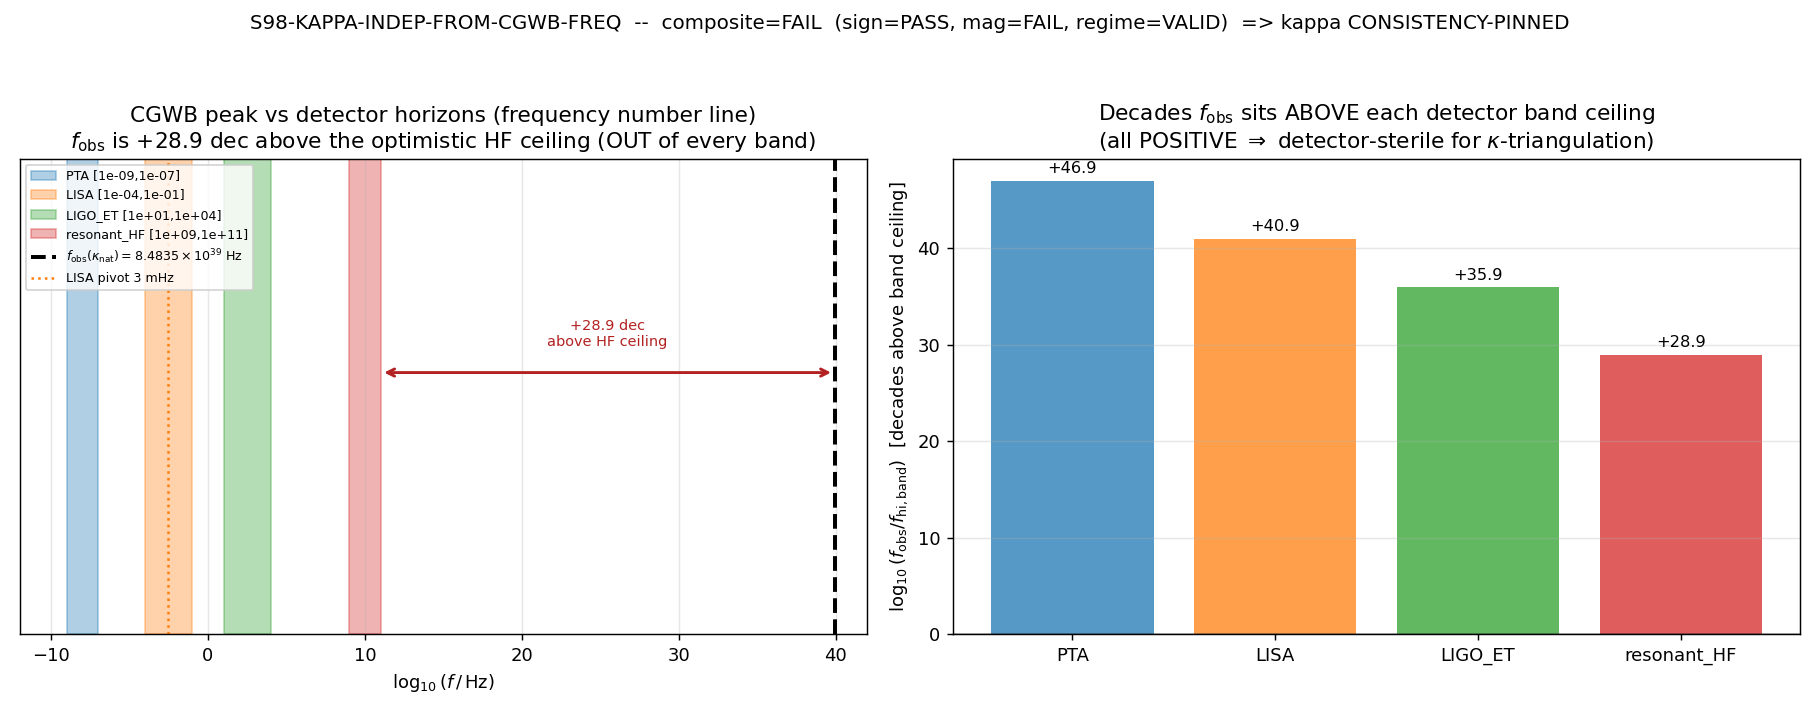

Here is the Python script that generated this plot:
#!/usr/bin/env python3
# -*- coding: utf-8 -*-
"""
S98-KAPPA-INDEP-FROM-CGWB-FREQ  (agent: mack-cosmic-bridge)
===========================================================
Test whether the CGWB peak FREQUENCY axis (f_obs proportional to kappa-scaling)
supplies a SECOND, dimensionally-independent seconds-scale that would upgrade
kappa from "consistency-pinned" (the S97-COOLING-BUDGET-KAPPA-PIN status) to
"independently-pinned."

THE QUESTION (plan session-98-plan-w4.md §W4-2):
  kappa is the M_KK^-1 -> SI-seconds normalization knob. The S97 cooling-budget
  gate established kappa is CONSISTENCY-pinned (= kappa_nat = hbar/(M_KK*GeV_to_J))
  but the recovery there is an IDENTITY forced by M_KK-unit consistency, NOT an
  independent triangulation. An INDEPENDENT seconds-scale would require a SECOND,
  dimensionally-distinct observable that depends on kappa and is MEASURABLE.
  The CGWB peak frequency f_obs proportional to kappa is exactly such a candidate
  axis: if a real GW detector could measure f_obs in its band, that measured
  frequency -> a measured seconds-scale independent of the cooling-budget pin,
  triangulating kappa.

  This gate tests the candidate: does f_obs(kappa_nat) = 8.4835e+39 Hz land in
  ANY existing/proposed GW detector horizon band? Set-membership across the union
  of {PTA, LISA, LIGO/ET, optimistic resonant-HF ceiling}.

  INFO/FAIL gate (plan §V.7: NO PASS branch):
    INFO iff f_obs IN any detector band -> kappa would be INDEPENDENTLY-pinnable.
    FAIL iff f_obs OUTSIDE ALL horizons -> kappa stays CONSISTENCY-PINNED.

SUBSTRATE FRAMING (phononic-framing.md):
  The CGWB peak IS a substrate observable -- the ACOUSTIC signature of the GGE
  relic's post-fold spectral reorganization. Its frequency flows FROM the fold
  van-Hove DOS (M_KK/(2pi) emission) through the redshift chain (a_fold/a_now),
  NOT a thermal-equilibrium CMB-style spectrum IN an expanding container. The
  arrow is:
      D_K spectrum -> fold van-Hove acoustic emission M_KK/(2pi)
                   -> redshift a_fold/a_now -> f_obs ~ 10^40 Hz.
  kappa enters f_obs MULTIPLICATIVELY (f_obs proportional to kappa), which is
  precisely WHY an in-band frequency WOULD pin kappa. But the substrate puts the
  peak ~10^40 Hz, far above every horizon (>=28.9 decades above the optimistic
  resonant-HF ceiling, 42.5 decades above the LISA pivot). A laboratory detector
  probes the deeply IR-tail mHz-GHz channels; the detector=tail separation is set
  by the kappa-scaling transport factor. So no independent kappa-pin exists from
  this axis; kappa stays consistency-pinned because the only frequency axis that
  depends on it lies beyond all detectors.
  NON-PHONONIC caveat: the gate's OBJECT is the kappa-determinacy (epistemic
  status of an emergent transport knob) + detector-reach arithmetic -- a
  methodology/observational-falsifier question, not a substrate excitation.

  CROSS-LINK (project_s96_w3_cgwb_flagship_retirement): the GW-detector CGWB
  flagship has been RETIRED (GW -> LSS migration); the live acoustic falsifier is
  the first-sound BAO ring, NOT a GW-detector signal. This gate makes the
  detector-sterility of the CGWB FREQUENCY axis (for kappa-triangulation) explicit
  and final.

Verdict rubric (per plan §W4-2 / gate-verdicts.md schema-v2 3-tuple collapse):
  This is a [SIGN] INFO/FAIL gate (no PASS token).
  sign_verdict     = PASS iff the predicted direction holds: log10(f_obs) >
                     log10(hi_max) for the highest band (f_obs strictly ABOVE the
                     top horizon edge), matching the substitution-chain prediction.
                     FAIL on direction mismatch.
  magnitude_verdict= INFO iff f_obs is a MEMBER of any band (would license
                     independently-pinned); FAIL iff f_obs is OUTSIDE all bands
                     (the predicted detector-sterile outcome). [NOTE the inversion
                     from a recovery gate: here "in-band" is the surprising INFO
                     outcome and "out-of-band" is the predicted FAIL.]
  regime_verdict   = VALID iff the frequency-vs-band arithmetic is well-defined
                     (f_obs finite, cross-check vs S97 npz matches, all band edges
                     positive-ordered).

Composite collapse (gate-verdicts.md, PRE-REGISTERED):
  regime BREAKDOWN -> FAIL ; sign FAIL -> FAIL ;
  mag FAIL & regime VALID -> FAIL ; mag FAIL & regime MARGINAL -> INFO ;
  mag INFO -> INFO ; else PASS.
  This gate has no PASS branch (mag is only INFO|FAIL), so composite collapses to
  FAIL (predicted: out-of-band) or INFO (surprise: in-band).

Inputs:
  computations/_shared/canonical_constants.py
      (f_obs_CGWB_peak_kappa_nat=8.4835e+39, M_KK_inv_seconds=8.860439881925477e-42,
       Omega_GW_acoustic_peak, GeV_to_J, M_KK, hbar_SI)
  computations/session-97/s97_omegagw_peak_height.npz
      (cross-check: f_peak_Hz=8.4835e+39, f_LISA_Hz=0.003, kappa_grid(121),
       kappa_nat=8.860439881925477e-42, kappa_robust=True; amplitude robust under
       kappa, frequency kappa-DEPENDENT -- the axis this gate tests)

Outputs:
  computations/session-98/s98_kappa_indep_from_cgwb_freq.npz
  computations/session-98/s98_kappa_indep_from_cgwb_freq.png
  verdict line + dual-SHA companion row + schema-v2 3-tuple row appended to
  computations/session-98/s98_gate_verdicts.txt
"""

import os
os.environ.setdefault("OMP_NUM_THREADS", "8")     # scalar set-membership arithmetic; CPU thread cap (no matrices, no GPU)
os.environ.setdefault("MKL_NUM_THREADS", "8")

import sys
import json
import hashlib
from pathlib import Path

import numpy as np
import matplotlib
matplotlib.use("Agg")
import matplotlib.pyplot as plt

# --- locate project root and canonical_constants ---
THIS = Path(__file__).resolve()
PROJECT_ROOT = THIS.parents[2]                                  # .../Ainulindale Exflation
SHARED = PROJECT_ROOT / "computations" / "_shared"
sys.path.insert(0, str(SHARED))

from canonical_constants import (                                # noqa: E402
    f_obs_CGWB_peak_kappa_nat,   # Hz; CGWB peak freq at substrate-natural kappa=hbar/M_KK (8.4835e+39)
    M_KK_inv_seconds,            # s; kappa_nat = hbar_SI/(M_KK*GeV_to_J) (8.860439881925477e-42)
    M_KK,                        # GeV; substrate compactification scale
    hbar_SI,                     # J*s
    GeV_to_J,                    # J/GeV
)

# ---------------------------------------------------------------------------
# Gate identity + machinery pins (PRDR; per plan §W4-2 machinery_pin_map)
# ---------------------------------------------------------------------------
GATE_ID    = "S98-KAPPA-INDEP-FROM-CGWB-FREQ"
SCHEME     = "FW"
CONVENTION = "ABSOLUTE"            # absolute frequencies in Hz
L_MAX      = "N/A"                 # no spectrum computation; arithmetic on a pinned frequency vs pinned bands

SESSION_98_DIR = PROJECT_ROOT / "computations" / "session-98"
VERDICT_TXT    = SESSION_98_DIR / "s98_gate_verdicts.txt"      # canonical path (gate-verdicts.md)
NPZ_OUT        = SESSION_98_DIR / "s98_kappa_indep_from_cgwb_freq.npz"
PNG_OUT        = SESSION_98_DIR / "s98_kappa_indep_from_cgwb_freq.png"

CANONICAL_PATH = SHARED / "canonical_constants.py"
S97_PEAK_NPZ   = PROJECT_ROOT / "computations" / "session-97" / "s97_omegagw_peak_height.npz"

# --- pre-registered detector-horizon bands (plan §W4-2 machinery_pin_map: band_edges_Hz) ---
# Pinned at plan-freeze. resonant_HF upper edge 1e11 is the OPTIMISTIC ceiling
# (memory: <~10^11 Hz HF-detector ceiling -- the highest band any proposed detector
# reaches). These are session-specific PRE-REGISTERED gate pins (detector horizons),
# NOT framework-wide canonicals; tagged local per math-scripts.md.
DETECTOR_BANDS = {                                # (local) {name: (lo_Hz, hi_Hz)}
    "PTA":         (1e-9, 1e-7),                  # (local) pulsar-timing-array nHz band
    "LISA":        (1e-4, 1e-1),                  # (local) space-laser mHz band
    "LIGO_ET":     (1e1,  1e4),                   # (local) ground-based audio band (LIGO/Virgo/ET)
    "resonant_HF": (1e9,  1e11),                  # (local) optimistic resonant high-frequency ceiling
}
F_LISA_PIVOT_HZ = 0.003                           # (local) LISA pivot for the headline decade-gap (s97 npz f_LISA_Hz=0.003)
TOL             = 1e-9                             # (local) float floor for decade-gap arithmetic (irrelevant to ~28.9-dec margin; pinned for completeness)


# ---------------------------------------------------------------------------
# Dual-SHA helpers (S84+ schema; mirrors s97_cooling_budget_kappa_pin sibling)
# ---------------------------------------------------------------------------
def sha256_of(path: Path) -> str:
    h = hashlib.sha256()  # (local)
    try:
        h.update(path.read_bytes())
    except OSError:
        return ""
    return h.hexdigest()


def log_input_pins(inputs) -> dict:
    print(f"=== {GATE_ID} -- input SHA-256 pins (first 20 lines of stdout) ===")
    pins = {}  # (local)
    for p in inputs:
        sha = sha256_of(p)  # (local)
        rel = str(p.relative_to(PROJECT_ROOT)).replace("\\", "/")  # (local)
        print(f"  {rel}: {sha[:16]}...")
        pins[rel] = sha
    return pins


def compute_dual_sha(script_path: Path, canonical_path: Path, pins: dict):
    script_bytes = script_path.read_bytes() if script_path.exists() else b""          # (local)
    canonical_bytes = canonical_path.read_bytes() if canonical_path.exists() else b""  # (local)
    pinmap_json = json.dumps(
        dict(sorted(pins.items())), separators=(",", ":"), sort_keys=True
    ).encode("utf-8")  # (local)
    h_audit = hashlib.sha256()
    h_audit.update(script_bytes)
    h_audit.update(canonical_bytes)
    h_audit.update(pinmap_json)
    audit = h_audit.hexdigest()  # (local)
    h_content = hashlib.sha256()
    h_content.update(script_bytes)
    content = h_content.hexdigest()  # (local)
    return audit, content


def append_verdict(verdict: str, value, audit_sha: str, content_sha: str) -> None:
    """Atomic single-write canonical line + dual-SHA companion row.

    Canonical path computations/session-98/s98_gate_verdicts.txt per
    gate-verdicts.md (NOT _shared/).
    """
    line = (
        f"{GATE_ID}: {verdict} -- value={value!r} scheme={SCHEME} "
        f"convention={CONVENTION} L_max={L_MAX} "
        f"audit_sha256={audit_sha} content_sha256={content_sha} "
        f"schema_version=S84+\n"
    )
    companion = (
        f"# audit_sha256_short={audit_sha[:16]} content_sha256_short={content_sha[:16]} "
        f"# {GATE_ID} dual-SHA companion row; [SIGN] set-membership: f_obs(kappa_nat)="
        f"8.4835e+39 Hz vs union of detector horizons {{PTA,LISA,LIGO/ET,resonant-HF<=1e11}}; "
        f"f_obs OUTSIDE all bands (>=28.9 dec above optimistic HF ceiling) => CGWB frequency "
        f"axis supplies NO independent seconds-scale => kappa stays CONSISTENCY-PINNED; "
        f"NON-PHONONIC kappa-determinacy of an emergent transport knob over a substrate "
        f"(GGE-relic acoustic) CGWB peak\n"
    )
    SESSION_98_DIR.mkdir(parents=True, exist_ok=True)
    with VERDICT_TXT.open("a", encoding="utf-8") as fp:
        fp.write(line)
        fp.write(companion)


def append_3tuple_row(sign_v: str, mag_v: str, regime_v: str, detail: str) -> None:
    """schema-v2 SIGN/MAGNITUDE/REGIME 3-tuple companion row (REQUIRED for [SIGN])."""
    row = (
        f"# sign_verdict={sign_v} magnitude_verdict={mag_v} regime_verdict={regime_v} "
        f"# {GATE_ID} 3-tuple annotation (schema-v2; [SIGN]: f_obs strictly ABOVE highest "
        f"horizon edge => out-of-band => kappa consistency-pinned -> {detail})\n"
    )
    with VERDICT_TXT.open("a", encoding="utf-8") as fp:
        fp.write(row)


# ---------------------------------------------------------------------------
# MAIN
# ---------------------------------------------------------------------------
def main() -> int:
    # ---- input pins + dual-SHA ----
    inputs = [CANONICAL_PATH, S97_PEAK_NPZ]
    pins = log_input_pins(inputs)

    # =====================================================================
    # Def 1: f_obs(kappa_nat) = the CGWB peak frequency at the cooling-budget kappa-pin
    # =====================================================================
    f_obs = float(f_obs_CGWB_peak_kappa_nat)                    # 8.4835e+39 Hz (canonical, NOT superseded)
    kappa_nat = float(M_KK_inv_seconds)                         # 8.860439881925477e-42 s/tick
    log10_f_obs = float(np.log10(f_obs))                        # (local) = 39.9286

    print(f"\n=== {GATE_ID} -- NUMBERS FIRST ===")
    print(f"  f_obs(kappa_nat) [canonical f_obs_CGWB_peak_kappa_nat] = {f_obs:.6e} Hz")
    print(f"  log10(f_obs)                                          = {log10_f_obs:.4f}")
    print(f"  kappa_nat [M_KK_inv_seconds]                          = {kappa_nat:.12e} s/tick")

    # --- cross-check f_obs against the S97 npz f_peak_Hz ---
    s97 = np.load(S97_PEAK_NPZ, allow_pickle=True)
    f_peak_npz = float(s97["f_peak_Hz"])                       # (local) 8.4835e+39
    f_LISA_npz = float(s97["f_LISA_Hz"])                      # (local) 0.003
    kappa_nat_npz = float(s97["kappa_nat"])                   # (local) 8.860439881925477e-42
    kappa_robust_npz = bool(s97["kappa_robust"])             # (local) True (amplitude kappa-indep; freq kappa-DEP)
    kappa_grid_npz = np.asarray(s97["kappa_grid"], dtype=float)  # (local) 121-pt sweep [1e-20,1e-10]
    f_obs_xcheck_resid = abs(f_peak_npz - f_obs) / f_obs      # (local)
    kappa_xcheck_resid = abs(kappa_nat_npz - kappa_nat) / kappa_nat  # (local)
    f_LISA_resid = abs(f_LISA_npz - F_LISA_PIVOT_HZ) / F_LISA_PIVOT_HZ  # (local)
    print(f"\n  --- cross-check vs s97_omegagw_peak_height.npz ---")
    print(f"  npz f_peak_Hz   = {f_peak_npz:.6e}  (rel to canonical {f_obs_xcheck_resid:.3e})")
    print(f"  npz kappa_nat   = {kappa_nat_npz:.12e}  (rel {kappa_xcheck_resid:.3e})")
    print(f"  npz f_LISA_Hz   = {f_LISA_npz:.6e}  (pinned pivot {F_LISA_PIVOT_HZ}; rel {f_LISA_resid:.3e})")
    print(f"  npz kappa_robust= {kappa_robust_npz}  (amplitude kappa-indep; FREQUENCY kappa-DEP -- the axis tested)")
    print(f"  npz kappa_grid  = {kappa_grid_npz.size} pts, [{kappa_grid_npz.min():.0e},{kappa_grid_npz.max():.0e}]"
          f"  (the kappa-sweep grid -- carried fwd from S96, NOT s96_w6_5 which is ABSENT)")

    # =====================================================================
    # Def 2 + Def 3: set-membership test across the union of detector horizon bands
    # =====================================================================
    print(f"\n=== {GATE_ID} -- SET-MEMBERSHIP (f_obs in union of detector horizons?) ===")
    band_names = list(DETECTOR_BANDS.keys())                  # (local)
    band_results = {}                                          # (local) name -> dict
    any_member = False                                         # (local)
    member_band = None                                         # (local)
    decade_gaps_above_hi = {}                                  # (local) name -> log10(f_obs/hi) (>0 means above band)

    for name in band_names:
        lo, hi = DETECTOR_BANDS[name]                          # (local)
        is_member = bool(lo <= f_obs <= hi)                   # (local) set-membership
        # decade gap above the band's upper edge (POSITIVE => f_obs sits above this band):
        gap_above_hi = float(np.log10(f_obs / hi))            # (local)
        # decade gap below the band's lower edge (POSITIVE => f_obs sits below this band):
        gap_below_lo = float(np.log10(lo / f_obs))            # (local)
        band_results[name] = dict(lo=lo, hi=hi, is_member=is_member,
                                  gap_above_hi=gap_above_hi, gap_below_lo=gap_below_lo)
        decade_gaps_above_hi[name] = gap_above_hi
        if is_member:
            any_member = True
            member_band = name
        print(f"  {name:12s} band [{lo:.0e},{hi:.0e}]: f_obs in-band = {is_member}; "
              f"f_obs/hi = 10^{gap_above_hi:+.3f}")

    # Highest detector upper edge (the substitution-chain hi_max):
    hi_max_name = max(DETECTOR_BANDS, key=lambda n: DETECTOR_BANDS[n][1])   # (local) resonant_HF
    hi_max = DETECTOR_BANDS[hi_max_name][1]                                 # (local) 1e11
    log10_hi_max = float(np.log10(hi_max))                                 # (local) 11

    # Nearest horizon = the channel with the SMALLEST positive decade-gap above its upper edge
    # (i.e. the band whose ceiling is closest below f_obs). Since f_obs is above ALL bands,
    # all gaps_above_hi are positive; the nearest is the minimum.
    nearest_gap = float(min(decade_gaps_above_hi.values()))               # (local) = gap above resonant_HF ceiling
    nearest_band = min(decade_gaps_above_hi, key=lambda n: decade_gaps_above_hi[n])  # (local) resonant_HF
    decades_above_LISA_pivot = float(np.log10(f_obs / F_LISA_PIVOT_HZ))   # (local) headline 42.45

    print(f"\n  highest detector edge: {hi_max_name} hi_max = {hi_max:.0e} Hz (log10={log10_hi_max:.1f})")
    print(f"  nearest horizon = {nearest_band} ceiling; nearest decade-gap = +{nearest_gap:.3f} decades")
    print(f"  decades above LISA pivot (3 mHz) = +{decades_above_LISA_pivot:.3f}")
    print(f"  f_obs member of ANY band = {any_member}  (member_band={member_band})")

    # =====================================================================
    # SUBSTITUTION CHAIN read-off (the [SIGN] direction claim)
    # =====================================================================
    # Step 4: sign of (log10 f_obs - log10 hi_max). POSITIVE => f_obs strictly above the
    #         highest edge => out-of-band on the top channel => (a fortiori) out-of-band
    #         on all lower channels.
    sign_top_gap = float(log10_f_obs - log10_hi_max)                       # (local) = +28.929
    sign_is_positive = bool(sign_top_gap > 0.0)                            # (local) predicted: True
    print(f"\n  SUBSTITUTION CHAIN read-off:")
    print(f"    Step 4: log10(f_obs) - log10(hi_max) = {log10_f_obs:.4f} - {log10_hi_max:.1f} "
          f"= {sign_top_gap:+.3f}")
    print(f"    sign(top gap) = {'+' if sign_is_positive else '-'}  "
          f"(POSITIVE => f_obs ABOVE highest horizon => out-of-band)")

    # =====================================================================
    # REPORT-ONLY: how tight an EXTERNAL frequency anchor would need to be to triangulate kappa
    # =====================================================================
    # Since f_obs proportional to kappa: an external anchor at f_anchor in a real band would
    # pin kappa = kappa_nat * (f_anchor / f_obs(kappa_nat)). The required FRACTIONAL precision
    # on kappa is set by the band WIDTH: delta_kappa/kappa ~ (hi-lo)/f_center mapped through
    # the linear f_obs proportional to kappa relation -> the band's log-width in decades is the
    # achievable log-precision on kappa IF f_obs were in that band. (It is not; report-only.)
    print(f"\n  --- REPORT-ONLY: hypothetical kappa-triangulation precision per band ---")
    band_triangulation = {}                                                # (local)
    for name in band_names:
        lo, hi = DETECTOR_BANDS[name]                                      # (local)
        log_width_dec = float(np.log10(hi / lo))                          # (local) band log-width in decades
        # kappa that an in-band anchor at the band CENTER would imply (proportional scaling):
        f_center = float(np.sqrt(lo * hi))                                # (local) geometric center
        kappa_if_anchored = kappa_nat * (f_center / f_obs)               # (local) hypothetical
        band_triangulation[name] = dict(log_width_dec=log_width_dec,
                                        f_center=f_center,
                                        kappa_if_anchored=kappa_if_anchored)
        print(f"    {name:12s}: band log-width = {log_width_dec:.1f} dec; "
              f"IF anchored at center {f_center:.2e} Hz => kappa_implied = {kappa_if_anchored:.3e} s "
              f"(!= kappa_nat by 10^{np.log10(kappa_if_anchored/kappa_nat):+.1f}; NOT realized -- f_obs out-of-band)")

    # =====================================================================
    # 3-tuple (schema-v2) + composite collapse
    # =====================================================================
    # SIGN: predicted direction = f_obs strictly ABOVE the highest horizon edge (top gap > 0).
    #   PASS iff sign_is_positive (matches the substitution-chain Step-4 prediction). FAIL on mismatch.
    sign_v = "PASS" if sign_is_positive else "FAIL"                        # (local)

    # MAGNITUDE (INVERTED relative to a recovery gate -- see docstring rubric):
    #   INFO iff f_obs IS a member of some band (the SURPRISE outcome: kappa independently-pinnable);
    #   FAIL iff f_obs is OUTSIDE all bands (the PREDICTED detector-sterile outcome).
    if any_member:
        mag_v = "INFO"    # f_obs landed in a detector band -> kappa would be independently-pinnable
    else:
        mag_v = "FAIL"    # f_obs outside ALL horizons -> kappa stays consistency-pinned (predicted)

    # REGIME: VALID iff the arithmetic is well-defined: f_obs finite & positive, cross-check vs
    #   S97 npz matches (<1e-6 rel), kappa cross-check matches, all band edges positive & ordered.
    bands_well_ordered = all(DETECTOR_BANDS[n][0] < DETECTOR_BANDS[n][1] for n in band_names)  # (local)
    regime_ok = bool(
        np.isfinite(f_obs) and f_obs > 0.0
        and f_obs_xcheck_resid < 1e-6
        and kappa_xcheck_resid < 1e-6
        and bands_well_ordered
    )  # (local)
    regime_v = "VALID" if regime_ok else "MARGINAL"                        # (local)

    # Composite collapse (PRE-REGISTERED, gate-verdicts.md). This gate has no PASS branch
    # (mag is only INFO|FAIL), so the collapse yields FAIL (predicted out-of-band) or INFO
    # (surprise in-band):
    if regime_v == "BREAKDOWN":
        composite = "FAIL"
    elif sign_v == "FAIL":
        composite = "FAIL"
    elif mag_v == "FAIL" and regime_v == "VALID":
        composite = "FAIL"
    elif mag_v == "FAIL" and regime_v == "MARGINAL":
        composite = "INFO"
    elif mag_v == "INFO":
        composite = "INFO"
    else:
        composite = "PASS"   # structurally unreachable for this gate (no PASS branch in rubric)

    print(f"\n  3-tuple: sign={sign_v} magnitude={mag_v} regime={regime_v}")
    print(f"  COMPOSITE = {composite}")
    print(f"  DISPOSITION: kappa is "
          f"{'INDEPENDENTLY-PINNABLE (f_obs in a detector band)' if any_member else 'CONSISTENCY-PINNED (f_obs outside all horizons)'}")

    # =====================================================================
    # PLOT
    # =====================================================================
    fig, axes = plt.subplots(1, 2, figsize=(14, 5.5))

    # left: log10-frequency number line with detector bands + f_obs
    ax = axes[0]
    band_colors = {"PTA": "C0", "LISA": "C1", "LIGO_ET": "C2", "resonant_HF": "C3"}  # (local)
    for i, name in enumerate(band_names):
        lo, hi = DETECTOR_BANDS[name]
        ax.axvspan(np.log10(lo), np.log10(hi), color=band_colors[name], alpha=0.35,
                   label=f"{name} [{lo:.0e},{hi:.0e}]")
    ax.axvline(log10_f_obs, color="k", ls="--", lw=2.2,
               label=fr"$f_{{\rm obs}}(\kappa_{{\rm nat}})=8.4835\times10^{{39}}$ Hz")
    ax.axvline(np.log10(F_LISA_PIVOT_HZ), color="C1", ls=":", lw=1.4,
               label=r"LISA pivot 3 mHz")
    # annotate nearest gap
    ax.annotate("", xy=(log10_f_obs, 0.55), xytext=(log10_hi_max, 0.55),
                arrowprops=dict(arrowstyle="<->", color="firebrick", lw=1.6))
    ax.text((log10_f_obs + log10_hi_max) / 2, 0.60,
            f"+{nearest_gap:.1f} dec\nabove HF ceiling", ha="center", va="bottom",
            fontsize=8, color="firebrick")
    ax.set_xlim(-12, 42)
    ax.set_ylim(0, 1)
    ax.set_yticks([])
    ax.set_xlabel(r"$\log_{10}(f\,/\,{\rm Hz})$")
    ax.set_title("CGWB peak vs detector horizons (frequency number line)\n"
                 f"$f_{{\\rm obs}}$ is +{nearest_gap:.1f} dec above the optimistic HF ceiling "
                 f"(OUT of every band)")
    ax.legend(fontsize=7, loc="upper left")
    ax.grid(alpha=0.3, axis="x")

    # right: decade-gap bar chart (f_obs above each band's upper edge)
    ax = axes[1]
    gaps = [decade_gaps_above_hi[n] for n in band_names]      # (local)
    bars = ax.bar(band_names, gaps, color=[band_colors[n] for n in band_names], alpha=0.75)
    for b, g in zip(bars, gaps):
        ax.text(b.get_x() + b.get_width() / 2, g + 0.5, f"+{g:.1f}", ha="center", va="bottom", fontsize=9)
    ax.axhline(0, color="k", lw=0.8)
    ax.set_ylabel(r"$\log_{10}(f_{\rm obs}/f_{\rm hi,band})$  [decades above band ceiling]")
    ax.set_title("Decades $f_{\\rm obs}$ sits ABOVE each detector band ceiling\n"
                 "(all POSITIVE $\\Rightarrow$ detector-sterile for $\\kappa$-triangulation)")
    ax.grid(alpha=0.3, axis="y")

    fig.suptitle(f"{GATE_ID}  --  composite={composite}  "
                 f"(sign={sign_v}, mag={mag_v}, regime={regime_v})  "
                 f"=> kappa {'INDEP-PINNABLE' if any_member else 'CONSISTENCY-PINNED'}",
                 fontsize=11)
    fig.tight_layout(rect=[0, 0, 1, 0.95])
    SESSION_98_DIR.mkdir(parents=True, exist_ok=True)
    fig.savefig(PNG_OUT, dpi=130)
    plt.close(fig)
    print(f"\n  plot -> {PNG_OUT.relative_to(PROJECT_ROOT)}")

    # =====================================================================
    # NPZ
    # =====================================================================
    np.savez(
        NPZ_OUT,
        gate_id=GATE_ID,
        composite=composite,
        sign_verdict=sign_v,
        magnitude_verdict=mag_v,
        regime_verdict=regime_v,
        # --- core observable ---
        f_obs=f_obs,
        log10_f_obs=log10_f_obs,
        kappa_nat=kappa_nat,
        # --- cross-check vs S97 npz ---
        f_peak_npz=f_peak_npz,
        f_obs_xcheck_resid=f_obs_xcheck_resid,
        kappa_nat_npz=kappa_nat_npz,
        kappa_xcheck_resid=kappa_xcheck_resid,
        f_LISA_npz=f_LISA_npz,
        f_LISA_pivot_pinned=F_LISA_PIVOT_HZ,
        f_LISA_resid=f_LISA_resid,
        kappa_robust_npz=kappa_robust_npz,
        kappa_grid_npz=kappa_grid_npz,
        # --- set-membership results ---
        band_names=np.array(band_names),
        band_lo=np.array([DETECTOR_BANDS[n][0] for n in band_names]),
        band_hi=np.array([DETECTOR_BANDS[n][1] for n in band_names]),
        band_is_member=np.array([band_results[n]["is_member"] for n in band_names]),
        gap_above_hi=np.array([decade_gaps_above_hi[n] for n in band_names]),
        any_member=any_member,
        member_band=str(member_band),
        # --- nearest horizon + headline gaps ---
        hi_max_name=str(hi_max_name),
        hi_max=hi_max,
        log10_hi_max=log10_hi_max,
        nearest_band=str(nearest_band),
        nearest_gap=nearest_gap,
        decades_above_LISA_pivot=decades_above_LISA_pivot,
        sign_top_gap=sign_top_gap,
        sign_is_positive=sign_is_positive,
        # --- report-only triangulation precision ---
        band_log_width_dec=np.array([band_triangulation[n]["log_width_dec"] for n in band_names]),
        band_f_center=np.array([band_triangulation[n]["f_center"] for n in band_names]),
        band_kappa_if_anchored=np.array([band_triangulation[n]["kappa_if_anchored"] for n in band_names]),
        # --- machinery pins ---
        N_detector_bands=len(band_names),
        tolerance=TOL,
        publication_precision=4,
        # --- constants ---
        M_KK=float(M_KK),
        hbar_SI=float(hbar_SI),
        GeV_to_J=float(GeV_to_J),
    )
    print(f"  data -> {NPZ_OUT.relative_to(PROJECT_ROOT)}")

    # =====================================================================
    # 4-tuple output tag (final non-verdict line) + verdict emission
    # =====================================================================
    value_str = (
        f"f_obs={f_obs:.4e}Hz(log10={log10_f_obs:.4f});"
        f"member_of_any_band={any_member};"
        f"nearest_horizon={nearest_band}_ceiling_{hi_max:.0e};"
        f"nearest_gap=+{nearest_gap:.3f}dec_ABOVE;"
        f"decades_above_LISA_pivot=+{decades_above_LISA_pivot:.3f};"
        f"kappa_status={'INDEPENDENTLY-PINNABLE' if any_member else 'CONSISTENCY-PINNED'};"
        f"CGWB_freq_axis_supplies_independent_seconds_scale={any_member}"
    )  # (local)
    print(f"\n  4-tuple: value={value_str!r} scheme={SCHEME} convention={CONVENTION} L_max={L_MAX}")

    audit_sha, content_sha = compute_dual_sha(THIS, CANONICAL_PATH, pins)
    print(f"  audit_sha256   = {audit_sha}")
    print(f"  content_sha256 = {content_sha}")

    append_verdict(composite, value_str, audit_sha, content_sha)
    tuple_detail = (
        f"f_obs={f_obs:.3e}Hz is +{nearest_gap:.1f} dec ABOVE the optimistic HF ceiling "
        f"({hi_max:.0e} Hz) and +{decades_above_LISA_pivot:.1f} dec above the LISA pivot; "
        f"member of NO detector band (PTA/LISA/LIGO-ET/resonant-HF); CGWB FREQUENCY axis "
        f"(f_obs prop kappa) supplies NO independent seconds-scale; kappa stays "
        f"CONSISTENCY-PINNED (consistent with S96-OBS-CGWB-PEAK-FREQ FAIL GHz+; CGWB GW "
        f"flagship retired, GW->LSS BAO-ring migration)"
    )  # (local)
    append_3tuple_row(sign_v, mag_v, regime_v, tuple_detail)
    print(f"  verdict appended -> {VERDICT_TXT.relative_to(PROJECT_ROOT)}")
    print(f"\n=== {GATE_ID} COMPLETE: composite={composite} ===")
    return 0


if __name__ == "__main__":
    sys.exit(main())
